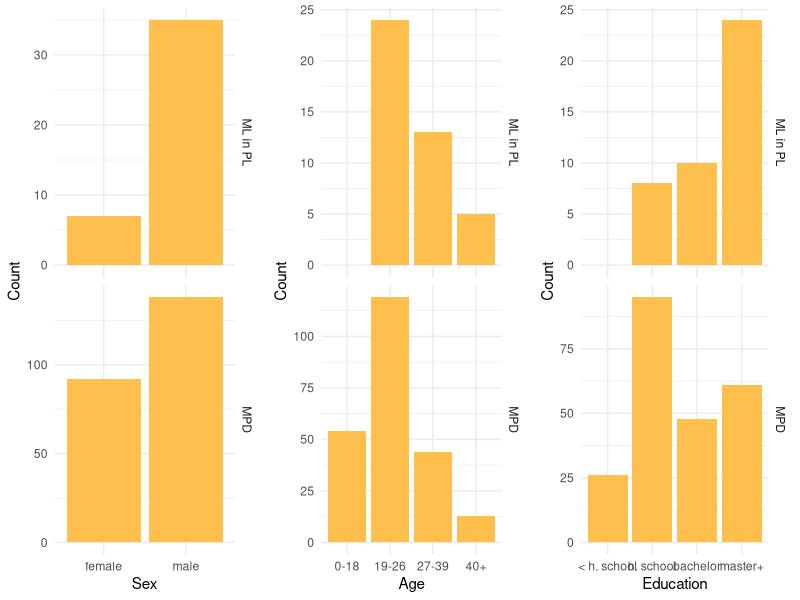

This chart was generated by the following R code:
# Script plotting demographics data
library(ggplot2)
library(dplyr)
library(ggpubr)

df <- read.csv("./data/ramai-human/demographics.csv")

df$sex <- factor(df$sex, levels = c("female", "male"))
df$age <- factor(df$age, levels = c("0-18", "19-26", "27-39", "40+"))
df$education <- factor(df$education, levels = c(
  "< h. school",
  "h. school",
  "bachelor",
  "master+"
))

p1 <- ggplot(df, aes(x = sex)) +
  geom_bar(fill=rgb(1, 0.75, 0.3)) +
  labs(x = "Sex", y = "Count") +
  facet_grid(rows = vars(group), scales="free_y") +
  theme_minimal()

p2 <- ggplot(df, aes(x = age)) +
  geom_bar(fill=rgb(1, 0.75, 0.3)) +
  labs(x = "Age", y = "Count") +
  facet_grid(rows = vars(group), scales="free_y") +
  theme_minimal()

p3 <- ggplot(df, aes(x = education)) +
  geom_bar(fill=rgb(1, 0.75, 0.3)) +
  labs(x = "Education", y = "Count") +
  facet_grid(rows = vars(group), scales="free_y") +
  theme_minimal()

plt <- ggarrange(p1, p2, p3, nrow = 1, ncol = 3)

plot_path = paste0("./plots/", "demographics.png")
ggsave(plot_path, plt, device = "png", width = 10)